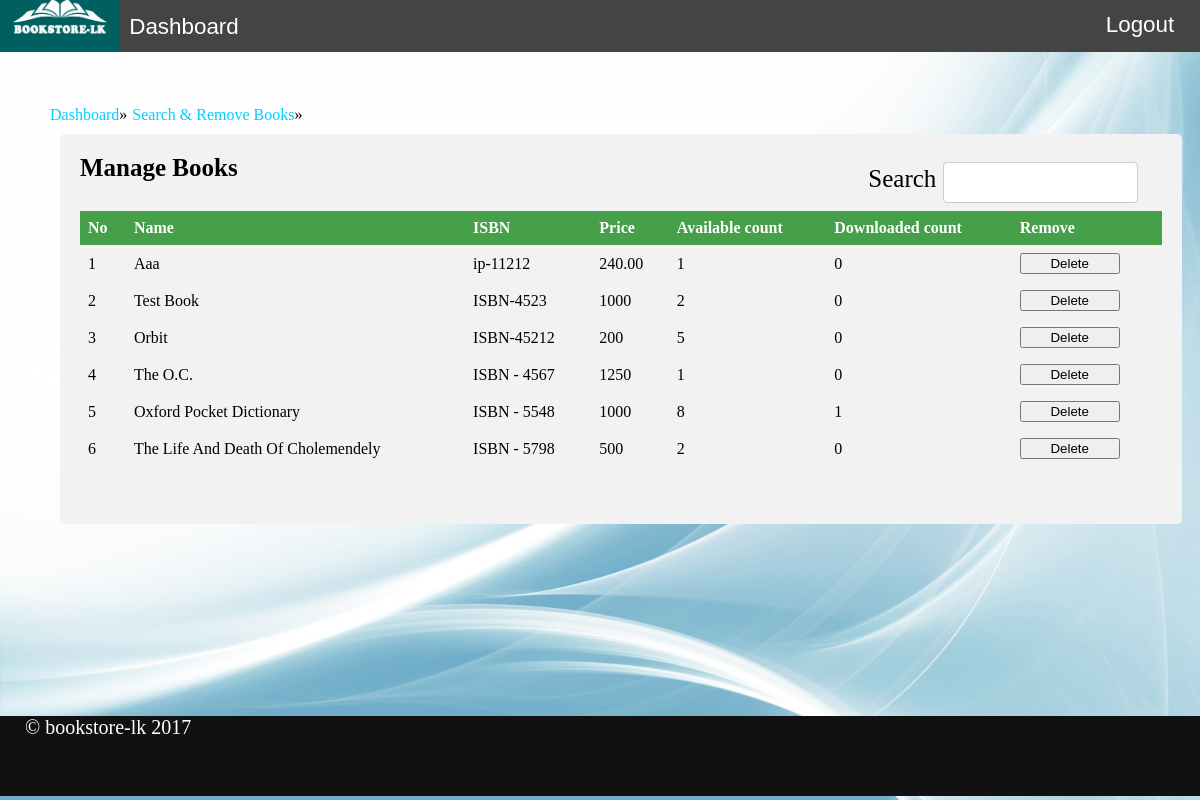
The app's page /manage_books.php (signed in) with its own data.
### tables this page shows
CREATE TABLE `book` (
  `id` int(11) NOT NULL,
  `name` varchar(100) NOT NULL,
  `isbn` varchar(100) NOT NULL,
  `price` varchar(255) NOT NULL,
  `count` int(11) NOT NULL,
  `download_count` int(11) NOT NULL DEFAULT '0',
  `created_by` int(11) NOT NULL
);

### classes/DB.php (called while the page is built, shortened)
<?php
class DB {
    private static $_instance = null;
    private $_pdo,
            $_query,
            $_results,
            $_error = false,
            $_count = 0;
    private function __construct(){
        try{
            $this->_pdo = new PDO('mysql:host='.Config::get('mysql/host').';dbname='.Config::get('mysql/db'),Config::get('mysql/username'),Config::get('mysql/password'));
        }catch (PDOException $e){
            die($e->getMessage());
        }
    }
    public static function getInstance(){
        if(!isset(self::$_instance)){
            self::$_instance = new DB();
        }
        return self::$_instance;
    }
    public function query($sql, $params = array()){
        if ($this->_query = $this->_pdo->prepare($sql)) {
            $x = 1;
            if (count($params)) {
                foreach ($params as $param) {
                    $this->_query->bindValue($x, $param);
                    $x++;
                }
            }
            if ($this->_query->execute()) {
                $this->_results = $this->_query->fetchAll(PDO::FETCH_OBJ);
                $this->_count = $this->_query->rowCount();
            } else {
                $this->_error = true;
            }
        }
        return $this;
    }
    public function results(){
        return $this->_results;
    }
    public  function count(){
        return $this->_count;
    }
}

### classes/Config.php (called while the page is built)
<?php
class Config {
    public static function get($path = null){
        if($path){
            $config = $GLOBALS['config'];
            $path = explode('/',$path);
            foreach($path as $bit){
                if(isset($config[$bit])){
                    $config = $config[$bit];
                }
            }
            return $config;
        }
        return false;
    }
}

### manage_books.php (the view, shortened to what this page needs)
<!DOCTYPE html>
<html lang="en">
<?php include_once 'includes/header.php' ?>
<body>
<?php include_once 'includes/navigation.php' ?>
<div class="content">
    <div class="breadcrumb">
        <ul>
            <li><a href="admin_dashboard.php">Dashboard</a>&raquo</li>
            <li><a href="manage_books.php">Search & Remove Books</a>&raquo</li>
        </ul>
    </div>
    <div class="panel_background col-11">
        <div class="panel_heading">
            <strong>Manage Books</strong>
            <form style="float:right;">
                <label>Search</label>
                <input class="input_text col-8" type="text" id="bookSearch"
                       onkeyup="showResult(this.value,'searchBook')">
            </form>
        </div>
        <div class="panel_body" style="max-height: 350px;min-width: 100%;overflow: auto">
            <?php
            $sql = 'SELECT * FROM book';
            $books_db = DB::getInstance();
            $books_db->query($sql, array());
            $books = $books_db->results();
            if (count($books)){
            ?>
            <table>
                <thead>
                <tr>
                    <th>No</th>
                    <th>Name</th>
                    <th>ISBN</th>
                    <th>Price</th>
                    <th>Available count</th>
                    <th>Downloaded count</th>
                    <th>Remove</th>
                </tr>
                </thead>
                <tbody>
                <?php
                $i = 0;
                foreach ($books as $book) {
                    $i++;
                    ?>
                    <tr id="<?php echo "tr" . $book->id ?>" class="trcls">
                        <td><?php echo $i ?></td>
                        <td><?php echo $book->name ?></td>
                        <td><?php echo $book->isbn ?></td>
                        <td><?php echo $book->price ?></td>
                        <td><?php echo $book->count ?></td>
                        <td><?php echo $book->download_count ?></td>
                        <td>
                            <a href="delete_books.php?id=<?php echo $book->id ?>"
                               style="text-decoration: none" onclick="return confirm('Are You Sure?')">
                                <button style="width: 100px">Delete</button>
                            </a>
                        </td>
                    </tr>
                <?php
                }
                } else {
                    echo '<tr>No books found</tr>';
                }
                ?>
                </tbody>
            </table>
        </div>
    </div>
</div>
<footer class="footer">
    <div>
        &copy; bookstore-lk 2017
    </div>
</footer>
</body>
</html>

### styles/css/main.css (style rules this page uses)
body { margin: 0; min-height: 100vh; background-image: url("../img/background-hd.jpg"); background-repeat: round; }
.content { min-height: 77vh; }
.content div { display: block; }
.footer { background-color: #111; color: #ffffff; font-size: 20px; position: relative; right: 0; bottom: 0; left: 0; padding-left: 25px; min-height: 10vh; }
@media screen and (min-width: 600px) { .content { padding: 10px; } }
@media screen and (min-width: 600px) { .panel_background { margin-left: 50px; margin-right: 50px; } }
.input_text { width: 100%; padding: 12px 20px; margin: 8px 0; display: inline-block; border: 1px solid #ccc; border-radius: 4px; box-sizing: border-box; }
.panel_background { border-radius: 5px; background-color: #f2f2f2; padding: 20px; float: left; margin-bottom: 10px; margin-top: 10px; height: 350px; }
.panel_heading { text-align: left; margin-bottom: 10px; font-size: 25px; }
table { border-collapse: collapse; width: 100%; }
th, td { text-align: left; padding: 8px; }
th { background-color: #45a049; color: white; }
.breadcrumb li { list-style: none; float: left; margin-right: 5px; }
.breadcrumb a { color: #04cdff; text-decoration: none; }

### styles/css/custom.css (style rules this page uses)
@media screen and (min-width: 600px) { .col-8 { width: 66.66%; } }
@media screen and (min-width: 600px) { .col-11 { width: 91.66%; } }

### records on screen
book: name "Aaa", isbn "ip-11212", price "240.00", count "1", download_count "0"
book: name "Test Book", isbn "ISBN-4523", price "1000", count "2", download_count "0"
book: name "Orbit", isbn "ISBN-45212", price "200", count "5", download_count "0"
book: name "The O.C.", isbn "ISBN - 4567", price "1250", count "1", download_count "0"
book: name "Oxford Pocket Dictionary", isbn "ISBN - 5548", price "1000", count "8", download_count "1"
book: name "The Life And Death Of Cholemendely", isbn "ISBN - 5798", price "500", count "2", download_count "0"
